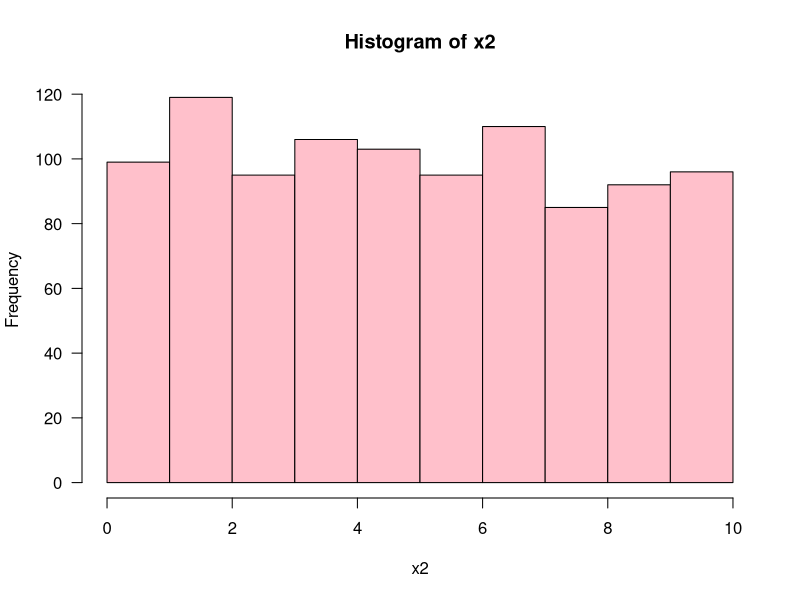
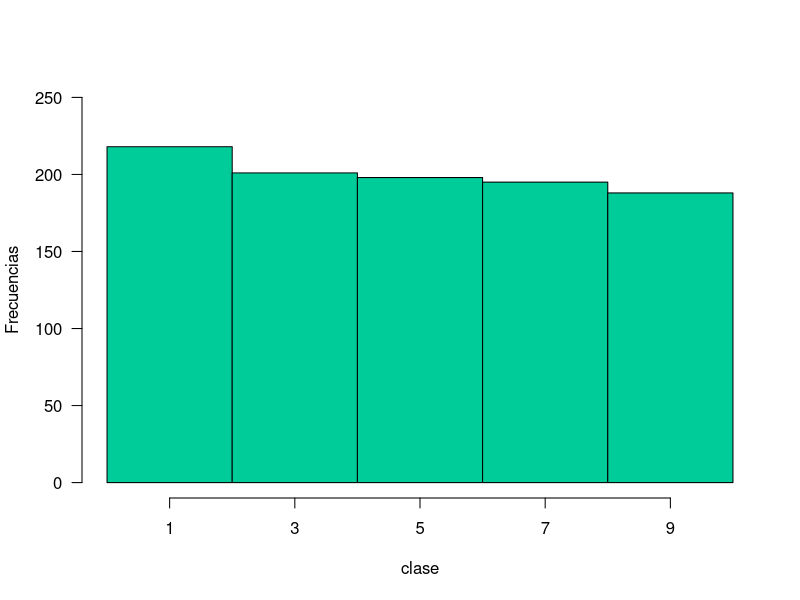
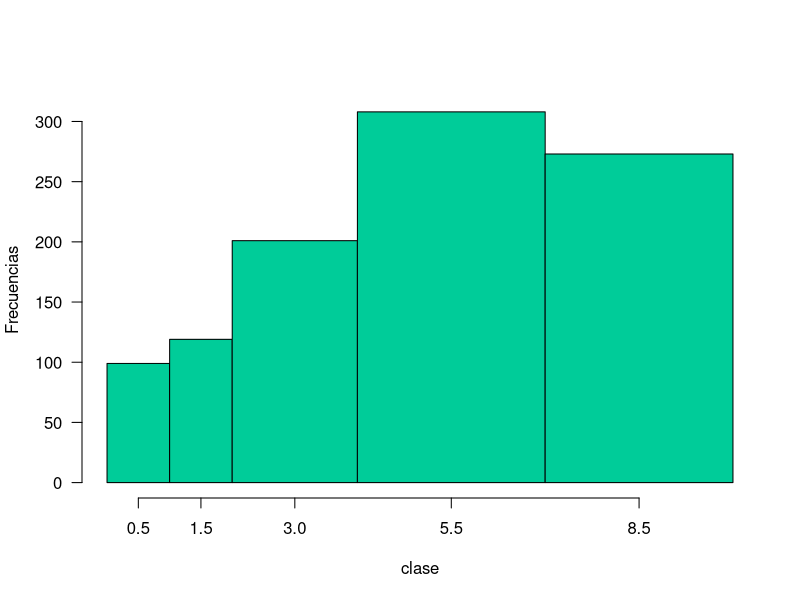
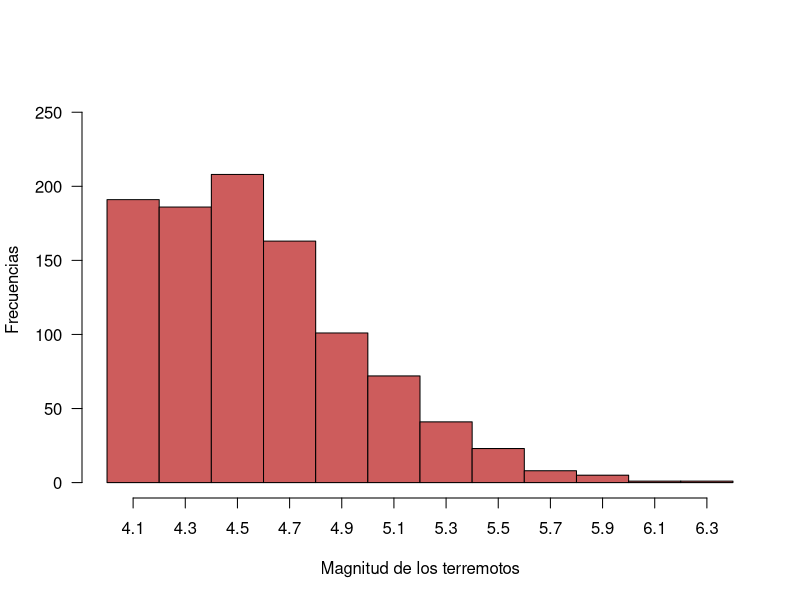
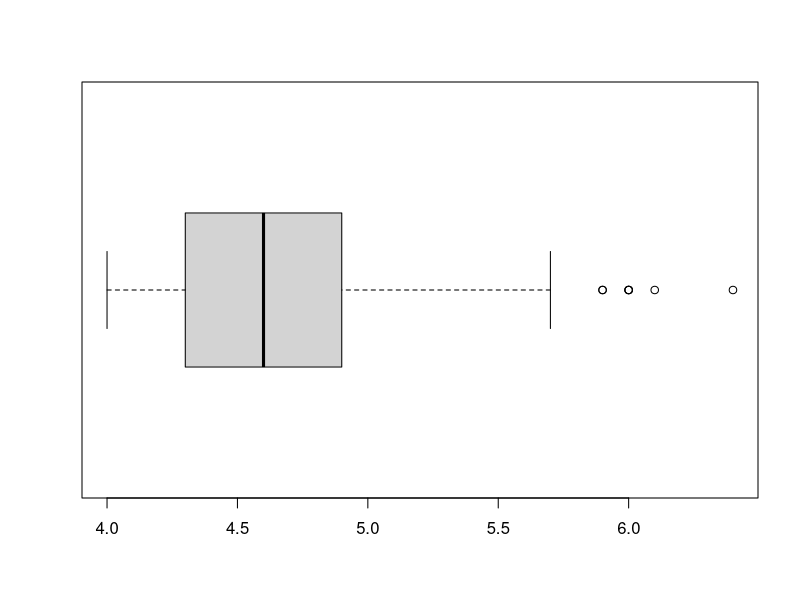
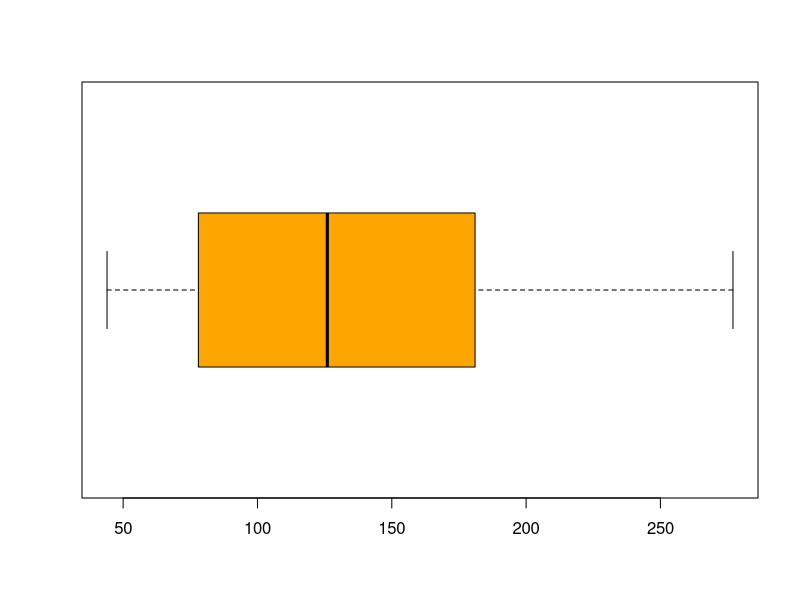

R code for these plots, in order:
                       #Angelica Torres García
                       #22/02/2023
                       #2173388

              #ASIGNACIÓN_4. Boxplot e Histogramas


# HISTOGRAMAS -------------------------------------------------------------


# PROBLEMA_1 --------------------------------------------------------------

#Considere el siguiente conjunto de datos x2 con 1000 números al azar.

set.seed(9875)
size <- 1000
x2 <- round(runif(n = size, min = 0, max = 10), 2)

# Realiza dos histogramas con las siguientes características:

#1. Incluir los siguientes intervalos de clase y personalizar con los puntos medios de cada intervalo de clase mids:

#[0, 2)
#[2, 4)
#[4, 6)
#[6, 8)
#[8, 10)

diam_hist <- hist(x2, las = 1, col = '#ffc0cb')
diam_hist

h1 <- hist(x2, xaxt = "n",
           breaks = c(0, 2, 4, 6, 8, 10),
           col = "#00cc99", xlab="clase",
           ylab= "Frecuencias",
           main = "",
           las = 1,
           ylim = c(0,250))
h1
axis(1, h1$mids)

# 2. Incluir los siguientes intervalos de clase y personalizas con los puntos medios de cada intervalo de clase mids.

#(0, 1]
#(1, 2]
#(2, 4]
#(4, 7]
#(7, 10]

h2 <- hist(x2, xaxt = "n",freq = TRUE,
           breaks = c(0, 1, 2, 4, 7, 10),
           col = "#00cc99", xlab="clase",
           ylab= "Frecuencias",
           main = "",
           las = 1,
           ylim = c(0, 320))
h2
axis(1, h2$mids)


# PROBLEMA 2 --------------------------------------------------------------

  #a. ¿Cuál distribución parece estar sesgada a la derecha?

      #Respuesta D

  #b. ¿Cuál distribución parece estar sesgada a la izquierda?

      #Respuesta A

  #c. ¿Cuál distribución parece ser simétrica o en forma de “campana”?

      #Respuesta C

  #d. ¿Cuál distribución parece ser bimodal?

      #Respuesta B

  #e. ¿Cuál distribución parece mostrar una falta de intervalos?

       # Respuesta C


# PROBLEMA 3 --------------------------------------------------------------

#En R puede importar los datos ya pre cargados en el Software siguiendo el comando data(quakes). Los datos proporcionan la localidad, estaciones que detectaron el terremoto, profundidad en km y la escala de Richter (mag) para 1000 terremotos registrados en la isla de Fiji desde el año de 1964.


data(quakes)

mags <- hist(quakes$mag, xaxt = "n",
             # breaks = c(en caso de necesitar aqui se puede especificar),
             col = "#CD5C5C", xlab="Magnitud de los terremotos",
             ylab= "Frecuencias",
             main = "",
             las = 1,
             ylim = c(0,260))
axis(1, mags$mids)

#Puede tomar en cuenta los siguientes datos que se almacenaron en el objeto mags. para determinar las siguientes preguntas:

mags

#a. ¿Cómo describiría la forma de esta distribución de las magnitudes de los terremotos?

#sesgada a la izquierda

#b. Mencione un intervalo donde ocurren tipicamente las magnitudes.

#4.4 y 4.6

#c. Determine el rango de las magnitudes (Range = Max - Min).

range (quakes$mag,na.rm = TRUE ) 

#d. ¿Qué porcentaje de los terremotos ocurren con magnitud en la clase 5.3 (5.1 : 5.4)?

clase_5.1 <- subset(quakes,mag>=5.1)
clase_5.1

clase_5.4 <- subset(clase_5.1, mag<=5.4)
clase_5.4

#113*100/1000=11.3

#e. ¿Qué porcentaje de los terremotos tiene una magnitud igual o mayor a 5.0?

igual_o_mayor_a_5 <- subset(quakes, mag>=5)
igual_o_mayor_a_5

#f.¿Qué porcentaje de los terremotos tienen una magnitud menor o igual a 4.6?

igual_o_mayor_a_4.6 <- subset(quakes, mag>=4.6)
igual_o_mayor_a_4.6


# BOXPLOTS ----------------------------------------------------------------


# PROBLEMA 4 --------------------------------------------------------------

#¿Qué porcentaje de las observaciones en una distribución se encuentran entre el primer y el tercer cuartil?

boxplot(quakes$mag, horizontal = TRUE)

#Respuesta C. 75%


# PROBLEMA 5 --------------------------------------------------------------

#La siguiente figura presenta tres gráficas para los diámetrOs de tres especies diferentes (C, F y H).

#a. ¿Cuál especie tiene el diámetro más pequeño?

       #C

#b. ¿Cuál especie tiene el diámetro más grande?

       #F
#c. ¿Cuál especie tiene el diámetro mínimo más alto?
       
       #C
#d. ¿Cuál especie tiene la mediana de diámetro más pequeña?

       #c

#e. ¿Cuál especie tiene la mediana de diámetro mas grande?
      
       #H

#f. ¿Cuál especie tiene el menor rango de diámetro?
 
      #F

#g. ¿Cuál especie tiene el rango intercuantil (Q3-Q1) mas grande?

      #C

#h. ¿Cuál especie tiene el rango intercuantil (Q3-Q1) mas pequeño?

      #H

#i. ¿Cuál especie tiene una distribución simétrica?
  
     #H

#j. ¿Cuál especie tiene el sesgo positivo (ver Fig. 2) más marcado ? 

    #F


# PROBLEMA 6 --------------------------------------------------------------

#Los siguientes datos muestran el número de incendios forestales ocurridos en cada semana en nuestros bosques de México. Los datos son del 01. de enero al 04 de marzo del 2021 de acuerdo con el reporte de CONAFOR.

fires <- c(78, 44, 47, 105, 126, 181, 277, 210, 155)
fires

#Determine lo siguiente

#1. Valor mínimo

min(fires)

#2. Valor máximo

max(fires)

#2. Valor máximo

range(fires)

#4. Q1 (25 %)

quantile(fires,c(.25))

# 5. Q2 (50 %)

quantile(fires, c(.50))

#6. Q3 (75 %)

quantile(fires, c(.75))

#7. Media

mean(fires)

#8. Varianza

var(fires)

#9. Desviación estándar

sd(fires)

#10. Realice un boxplot personalizado con los datos de los incendios.

boxplot(fires, horizontal = TRUE, col ="orange" )

